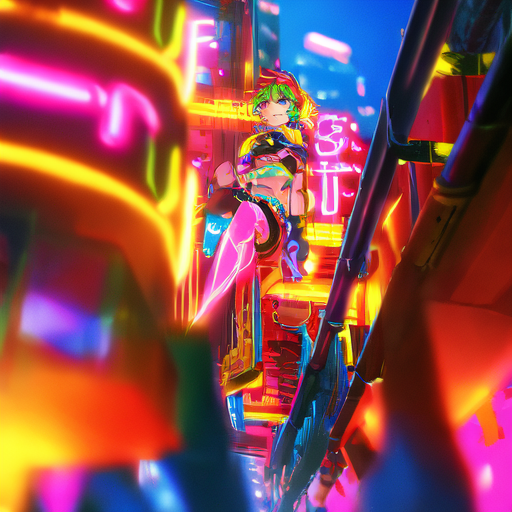
#> input picture outputs/final_1p5/v5b_e2_g1_cyberpunk.png, 512 x 512 px; its folder holds only this picture in this run
$ python score_final_1p5.py
#> lines starting #> are read from the running program, lines starting #| are printed output that depends on the picture
# -*- coding: utf-8 -*-
"""最终验收 final_1p5 量化：hue_sim + sat，vs 参考集30张"""
import os
import glob
import numpy as np
from PIL import Image

REF_DIR = "D:/lora/twiter_sorted/01_彩图_直接用"
FINAL_DIR = "D:/multimodal-engine/outputs/final_1p5"

def hue_hist(img_arr):
    hsv = np.asarray(Image.fromarray(img_arr.astype(np.uint8)).convert("HSV"), dtype=np.float32)[:, :, 0]
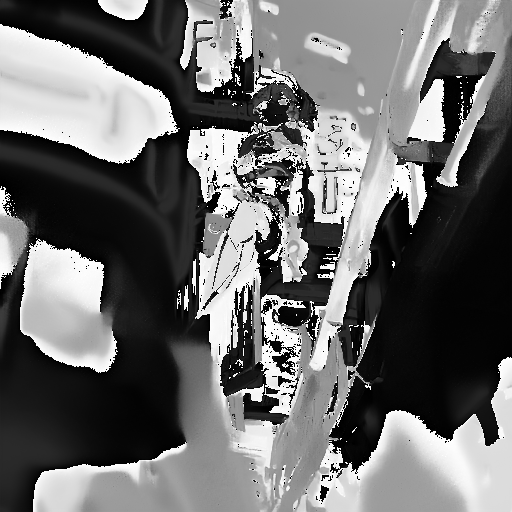
#> hsv: shape (512, 512) float32; min 0, max 254, mean 108
    h, _ = np.histogram(hsv, bins=np.arange(33) * 8)
#> h = 32 values, max 44996 at index 0, min 545 at index 11, mean 8192
    n = np.linalg.norm(h)
#> n = 71787.5
    return h / n if n > 0 else h

refs = []
for p in sorted(glob.glob(os.path.join(REF_DIR, "*.jpg")) + glob.glob(os.path.join(REF_DIR, "*.png")))[:30]:
    refs.append(hue_hist(np.asarray(Image.open(p).convert("RGB"), dtype=np.float32)))

rows = []
for p in sorted(glob.glob(os.path.join(FINAL_DIR, "*.png"))):
    a = np.asarray(Image.open(p).convert("RGB"), dtype=np.float32)
    h = hue_hist(a)
#> h = 32 values, max 0.627 at index 0, min 0.00759 at index 11, mean 0.114
    hs = float(np.mean([float(np.dot(h, r)) for r in refs]))
#> hs = nan
    s = np.asarray(Image.fromarray(a.astype(np.uint8)).convert("HSV"), dtype=np.float32)[:, :, 1]
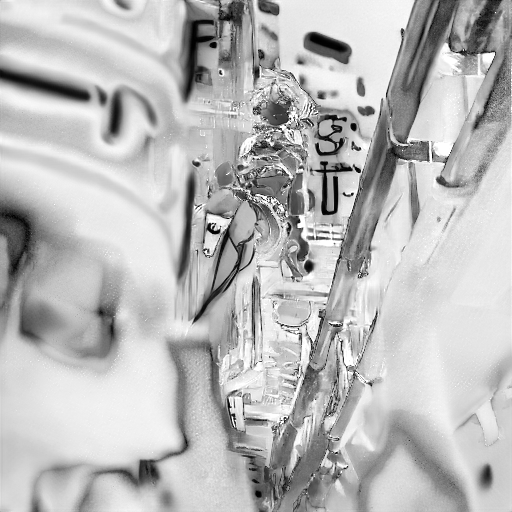
#> s: shape (512, 512) float32; min 0, max 255, mean 186.1
    rows.append((os.path.basename(p), hs, float(s.mean() / 255.0)))
    print(f"{os.path.basename(p):<32} hue_sim={hs:.4f}  sat={float(s.mean()/255.0):.3f}")
#| v5b_e2_g1_cyberpunk.png          hue_sim=nan  sat=0.730

print()
for tag in ["v5b_e2", "v5c_e3"]:
    sub = [r for r in rows if r[0].startswith(tag)]
    if sub:
        print(f"{tag} 均值: hue_sim={np.mean([r[1] for r in sub]):.4f}  sat={np.mean([r[2] for r in sub]):.3f}")
#> this loop made 2 passes
#> sub on pass 1: [('v5b_e2_g1_cyberpunk.png', nan, 0.73)]
#| v5b_e2 均值: hue_sim=nan  sat=0.730

$ run again, on outputs/final_1p5/v5c_e3_g2_flower.png
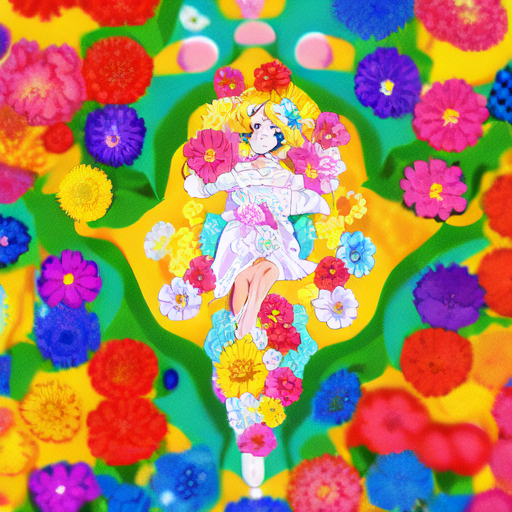
#> input picture outputs/final_1p5/v5c_e3_g2_flower.png, 512 x 512 px
#> in hue_hist, `hsv = np.asarray(Image.fromarray(img_arr.astype(np.uint8)).convert("HS..`:
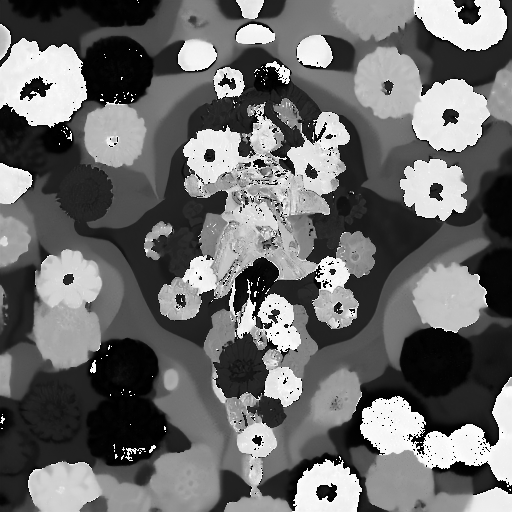
#> hsv: shape (512, 512) float32; min 0, max 254, mean 106.7
#> in hue_hist, `h, _ = np.histogram(hsv, bins=np.arange(33) * 8)`: h = 32 values, max 35049 at index 4, min 1694 at index 6, mean 8192
#> n = 62068.8
#> `h = hue_hist(a)`: h = 32 values, max 0.565 at index 4, min 0.0273 at index 6, mean 0.132
#> hs = nan
#> `s = np.asarray(Image.fromarray(a.astype(np.uint8)).convert("HSV"), dty..`:
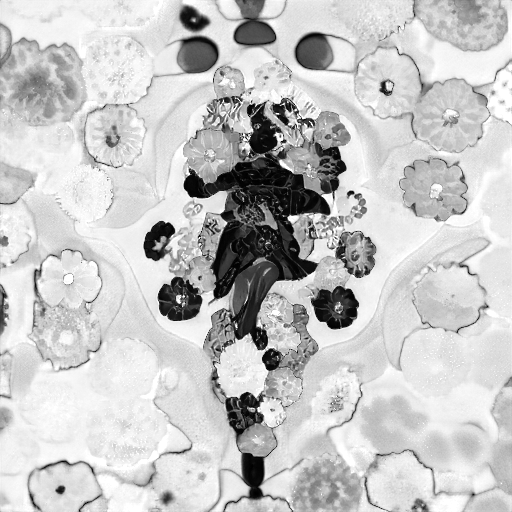
#> s: shape (512, 512) float32; min 0, max 255, mean 197.9
#| v5c_e3_g2_flower.png             hue_sim=nan  sat=0.776
#> the loop `for tag in ["v5b_e2", "v5c_e3"]:` made 2 passes
#> sub on pass 2: [('v5c_e3_g2_flower.png', nan, 0.776)]
#> (printed output is left out)

$ run again, on outputs/final_1p5/v5b_e2_g2_flower.png
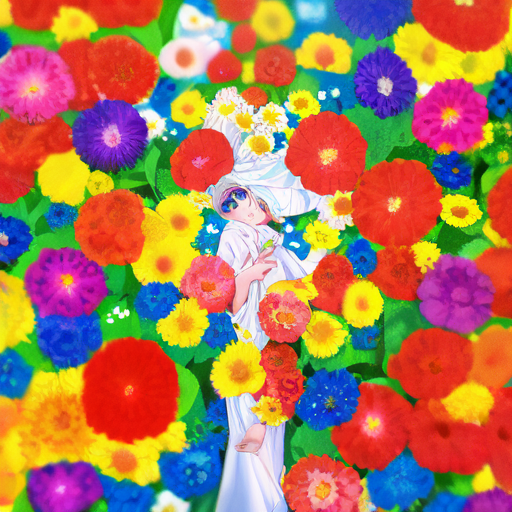
#> input picture outputs/final_1p5/v5b_e2_g2_flower.png, 512 x 512 px
#> in hue_hist, `hsv = np.asarray(Image.fromarray(img_arr.astype(np.uint8)).convert("HS..`:
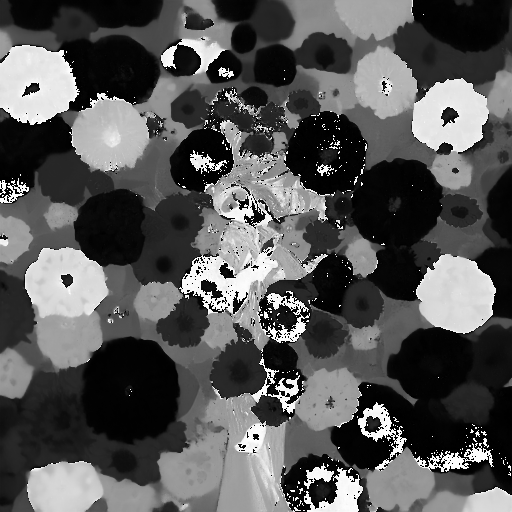
#> hsv: shape (512, 512) float32; min 0, max 254, mean 85.9
#> in hue_hist, `h, _ = np.histogram(hsv, bins=np.arange(33) * 8)`: h = 32 values, max 62825 at index 0, min 1621 at index 14, mean 8192
#> n = 77097.8
#> `h = hue_hist(a)`: h = 32 values, max 0.815 at index 0, min 0.021 at index 14, mean 0.106
#> hs = nan
#> `s = np.asarray(Image.fromarray(a.astype(np.uint8)).convert("HSV"), dty..`:
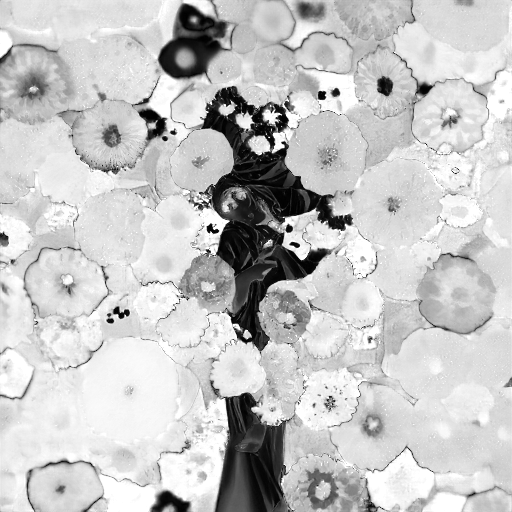
#> s: shape (512, 512) float32; min 0, max 255, mean 197.3
#| v5b_e2_g2_flower.png             hue_sim=nan  sat=0.774
#> the loop `for tag in ["v5b_e2", "v5c_e3"]:` made 2 passes
#> sub on pass 1: [('v5b_e2_g2_flower.png', nan, 0.774)]
#> (printed output is left out)
